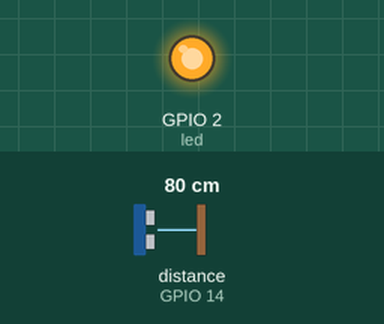
This sketch was run on a simulated ESP8266 (NodeMCU). Shown: output pins drawn as LEDs (lit = HIGH). Wiring (inferred from the names in the program): ultrasonic range finder: trigger GPIO 12; echo GPIO 14. The test bench sets the inputs (shaded band); at power-on: distance to the obstacle (sensor on GPIO 14) 80 cm. The echo pulse lasts 58.3 µs per cm; WiFi joins after 1.5 s; servers stay silent unless stated; no MQTT or app messages arrive unless stated; pins used as bus, display or sensor lines are not drawn; what the sketch prints to the serial monitor is not drawn.

Above: at 0.1 s.
At 0.6 s:
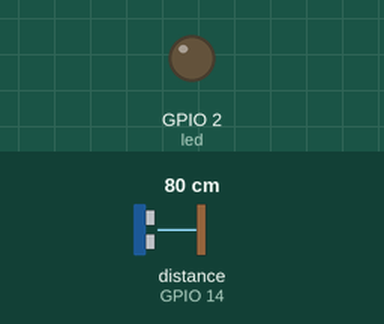
Timing chart, 0 to 2.5 s (numbered marks = the images above):
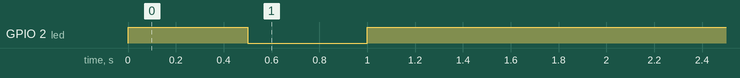

The sketch:

esp_mqtt_range.ino
```cpp
#include "Config.h"
#include "WIFI.h"
#include "Server.h"
#include "MQTT.h"
#include "Range.h"


void setup(void){
  Serial.begin(9600);
  pinMode(led, OUTPUT);
  for(int i=0; i< 3; i++) {
    digitalWrite(led, !digitalRead(led));
    delay(500);
  }
  WIFI_init(false);
  server_init();
  MQTT_init();
  range_init();
  mqtt_cli.publish(TOPIC_HELLO, "hello emqx");
}

void loop(void){
  server.handleClient();
  mqtt_cli.loop();
  int range = get_range();
  mqtt_cli.publish(TOPIC_DATA, String(range).c_str());
  delay(1000);
}
```

MQTT.h
```cpp
#include <PubSubClient.h>

PubSubClient mqtt_cli(wifiClient);

void callback(char *topic, byte *payload, unsigned int length) {
    Serial.print("Message arrived in topic: ");
    Serial.println(topic);
    Serial.print("With length: ");
    Serial.println(length);
}

void MQTT_init(){
  mqtt_cli.setServer(mqtt_broker, mqtt_port);
  mqtt_cli.setBufferSize(2048);
  mqtt_cli.setCallback(callback);
  while (!mqtt_cli.connected()) {
      String client_id = "esp8266-" + String(WiFi.macAddress());
      Serial.print("The client " + client_id);
      Serial.println(" connects to the public mqtt broker\n");
      if (mqtt_cli.connect(client_id.c_str())){
          Serial.println("MQTT Connected");
      } else {
          Serial.print("failed with state ");
          Serial.println(mqtt_cli.state());
          delay(2000);
      }
  }
}
```

Range.h
```cpp
void range_init() {
  pinMode(trigPin, OUTPUT);
  pinMode(echoPin, INPUT);
}

int get_range() {
  int duration, distance;
  digitalWrite(trigPin, LOW);
  delayMicroseconds(2);
  digitalWrite(trigPin, HIGH);
  delayMicroseconds(10);
  digitalWrite(trigPin, LOW);
  duration = pulseIn(echoPin, HIGH);
  distance = duration / 58;
  Serial.print(distance);
  Serial.println(" cm");
  return distance;
}
```

Server.h
```cpp
#include <ESP8266WebServer.h>

ESP8266WebServer server(80);

void handleRoot() {
  server.send(200,
              "text/html",
              "<form action=\"/LED\" method=\"POST\"><input type=\"submit\" value=\"Toggle LED\"></form>");
}

void handleLED() {
  digitalWrite(led, !digitalRead(led));
  server.sendHeader("Location","/"); // redirection to keep button on the screen
  server.send(303);
}

void handleSENSOR() {
  int data = analogRead(A0);
  //server.sendHeader("Location","/");
  server.send(200, "text/html", String(data));
}

void handleNotFound(){
  server.send(404, "text/plain", "404: Not found");
}

void server_init() {
  server.on("/", HTTP_GET, handleRoot);
  server.on("/LED", HTTP_POST, handleLED);
  server.on("/SENSOR", HTTP_GET, handleSENSOR);
  server.onNotFound(handleNotFound);

  server.begin();
  Serial.println("HTTP server started");
}
```

WIFI.h
```cpp
#include <ESP8266WiFi.h>
#include <WiFiClient.h>
#include <ESP8266WiFiMulti.h>

ESP8266WiFiMulti wifiMulti;
WiFiClient wifiClient;

String ip = "(IP unset)";

String id(){

  uint8_t mac[WL_MAC_ADDR_LENGTH];
  WiFi.softAPmacAddress(mac);
  String macID = String(mac[WL_MAC_ADDR_LENGTH - 2], HEX) + String(mac[WL_MAC_ADDR_LENGTH - 1], HEX);
  macID.toUpperCase();
  return macID;
}

bool StartAPMode() {
  Serial.println("Try WiFi in AP mode with name: "+ ssidAP + " " + id());
  IPAddress apIP(192, 168, 4, 1);
  WiFi.disconnect();
  WiFi.mode(WIFI_AP);
  WiFi.softAPConfig(apIP, apIP, IPAddress(255, 255, 255, 0));
  WiFi.softAP((ssidAP + " " + id()).c_str(), passwordAP.c_str());
  Serial.println("");
  Serial.println("WiFi up in AP mode with name: "+ ssidAP + " " + id());
  return true;
}

void StartCLIMode() {
  Serial.println("Try WiFi in CLIENT mode ");
  wifiMulti.addAP(ssidCLI, passwordCLI);
  //it is possible to add more networks to connect
  while(wifiMulti.run() != WL_CONNECTED) {

  }
  Serial.println("WiFi in CLIENT mode ");
}

void WIFI_init(bool mode_ap) {
    if (mode_ap) {
      StartAPMode();
      ip = WiFi.softAPIP().toString();
    } else {
      StartCLIMode();
      ip = WiFi.localIP().toString();
    }
    Serial.println("IP address: ");
    Serial.println(ip);
}
```

Config.h
```cpp
String ssidAP = "ESP_WIFI"; // имя контроллера и точки доступа
String passwordAP = "ESP8266123"; // пароль точки доступа

char* TOPIC_HELLO = "lab/sensors/stair/range/state";
char* TOPIC_DATA = "lab/sensors/stair/range/data";

//char* ssidCLI = "YOUR_SSID"; // имя контроллера и точки доступа
//char* passwordCLI = "YOUR_PASS"; // пароль точки доступа

char* ssidCLI = "";
char* passwordCLI = "";

char* mqtt_broker = "broker.emqx.io";

const int mqtt_port = 1883;

const int led = 2;

const int trigPin = 12;
const int echoPin = 14;
```
